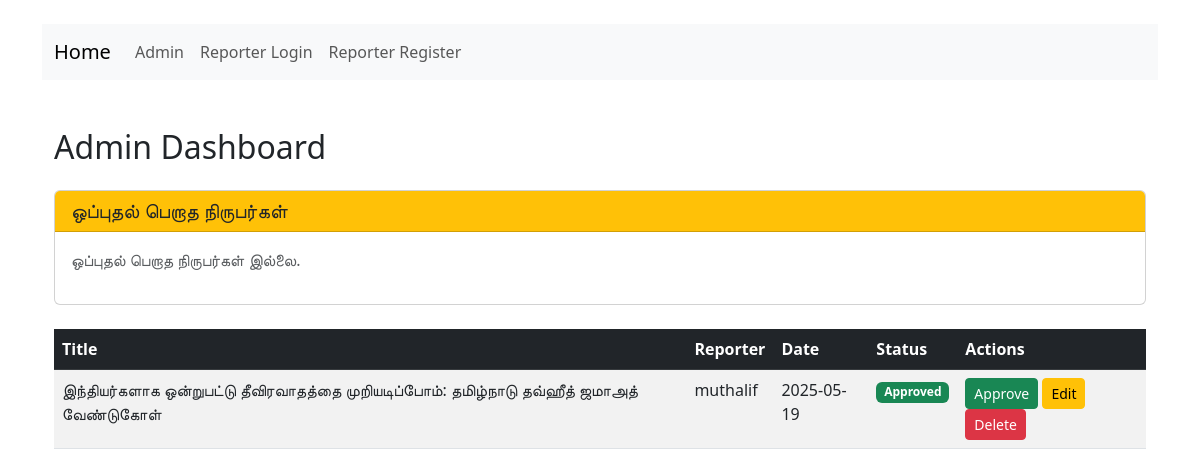
The page /admin-dashboard (signed in) on the database its author committed.
### app.py (models this page shows)
class News(db.Model):
    id = db.Column(db.Integer, primary_key=True)
    title = db.Column(db.String(200), nullable=False)
    content = db.Column(db.Text, nullable=False)
    date_posted = db.Column(db.DateTime, default=datetime.utcnow)
    status = db.Column(db.String(20), default='Pending')
    reporter_id = db.Column(db.Integer, db.ForeignKey('reporter.id'), nullable=False)
    filename = db.Column(db.String(200))
    approved = db.Column(db.Boolean, default=False)

class Reporter(db.Model):
    id = db.Column(db.Integer, primary_key=True)
    username = db.Column(db.String(80), unique=True, nullable=False)
    password = db.Column(db.String(120), nullable=False)
    mobile = db.Column(db.String(15), nullable=False)
    is_approved = db.Column(db.Boolean, default=False)
    news = db.relationship('News', backref='reporter', lazy=True)  # Relationship to News

### app.py (the view)
@app.route('/admin-dashboard')
def admin_dashboard():
    if not session.get('admin'):
        return redirect(url_for('admin_login'))
    news_list = News.query.all()
    pending_reporters = Reporter.query.filter_by(is_approved=False).all()
    return render_template(
        'admin/dashboard.html',
        news_list=news_list,
        pending_reporters=pending_reporters
    )

### templates/admin/dashboard.html (shortened to what this page needs)
{% extends "base.html" %}
{% block content %}
<div class="container mt-5">
    <h2 class="mb-4">Admin Dashboard</h2>
    <div class="card mb-4">
        <div class="card-header bg-warning text-dark">
            <h5 class="mb-0">ஒப்புதல் பெறாத நிருபர்கள்</h5>
        </div>
        <div class="card-body">
            {% if pending_reporters %}
                <ul class="list-group">
                    {% for reporter in pending_reporters %}
                        <li class="list-group-item d-flex justify-content-between align-items-center">
                            {{ reporter.username }} ({{ reporter.mobile }})
                            <a href="{{ url_for('approve_reporter', reporter_id=reporter.id) }}" class="btn btn-sm btn-success">ஒப்புதல் அளிக்க</a>
                        </li>
                    {% endfor %}
                </ul>
            {% else %}
                <p class="text-muted">ஒப்புதல் பெறாத நிருபர்கள் இல்லை.</p>
            {% endif %}
        </div>
    </div>
    {% if news_list %}
        <table class="table table-striped">
            <thead class="table-dark">
                <tr>
                    <th>Title</th>
                    <th>Reporter</th>
                    <th>Date</th>
                    <th>Status</th>
                    <th>Actions</th>
                </tr>
            </thead>
            <tbody>
                {% for news in news_list %}
                <tr>
                    <td>{{ news.title }}</td>
                    <td>{{ news.reporter.username }}</td>
                    <td>{{ news.date_posted.strftime('%Y-%m-%d') if news.date_posted else 'N/A' }}</td>
                    <td>
                        {% if news.approved %}
                            <span class="badge bg-success">Approved</span>
                        {% else %}
                            <span class="badge bg-secondary">Pending</span>
                        {% endif %}
                    </td>
                    <td>
                        <a href="{{ url_for('approve_news', news_id=news.id) }}" class="btn btn-success btn-sm">Approve</a>
                        <a href="{{ url_for('edit_news', news_id=news.id) }}" class="btn btn-warning btn-sm">Edit</a>
                        <a href="{{ url_for('delete_news', news_id=news.id) }}" class="btn btn-danger btn-sm">Delete</a>
                    </td>
                </tr>
                {% endfor %}
            </tbody>
        </table>
    {% else %}
        <p>No news submissions yet.</p>
    {% endif %}
</div>
{% endblock %}

### rows shown on the page
News: title "இந்தியர்களாக ஒன்றுபட்டு தீவிரவாதத்தை முறியடிப்போம்: தமிழ்நாடு தவ்ஹீத் ஜமாஅத் வேண்டுகோள்", reporter.username "muthalif", date_posted "2025-05-19", approved "Approved"
